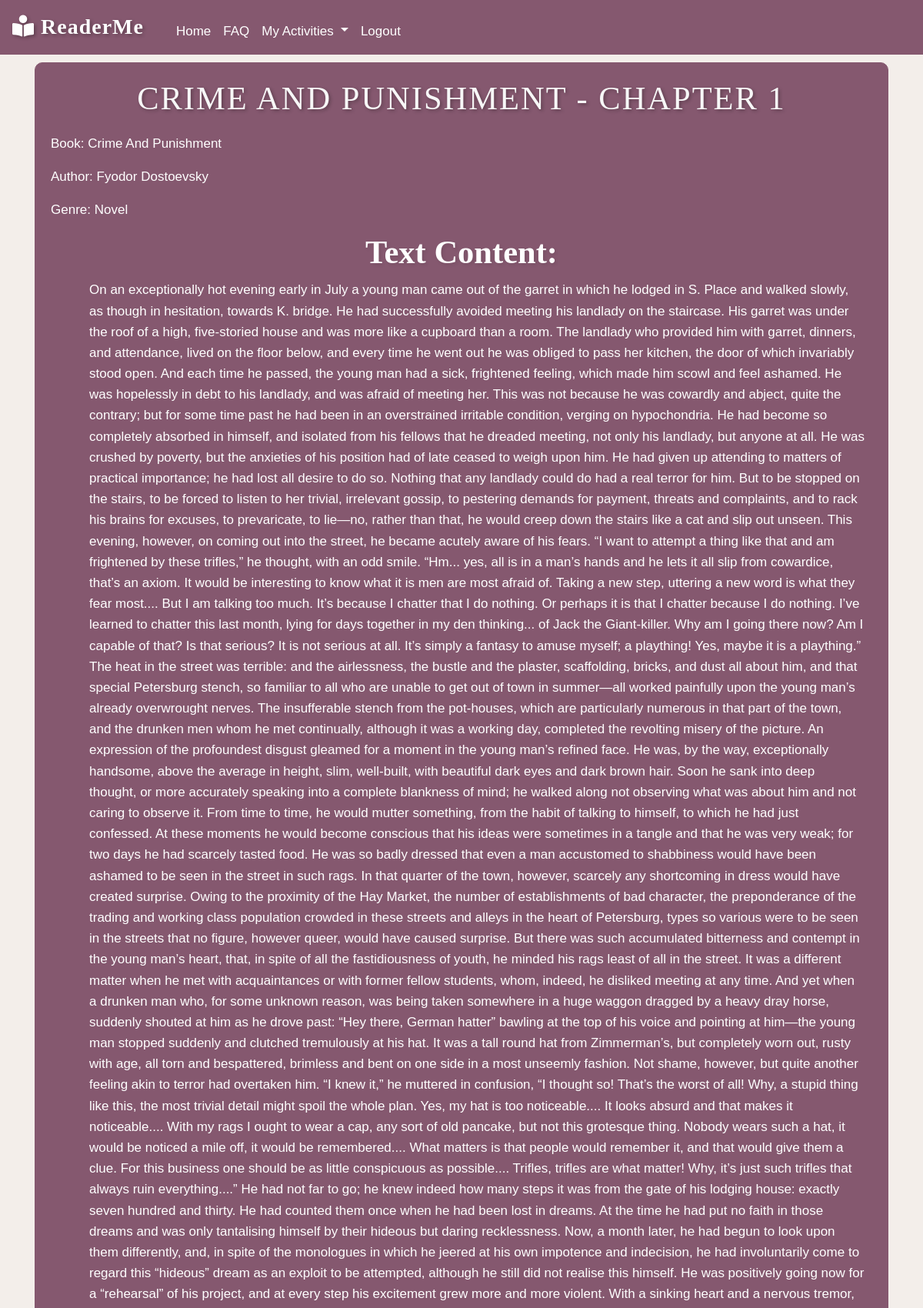
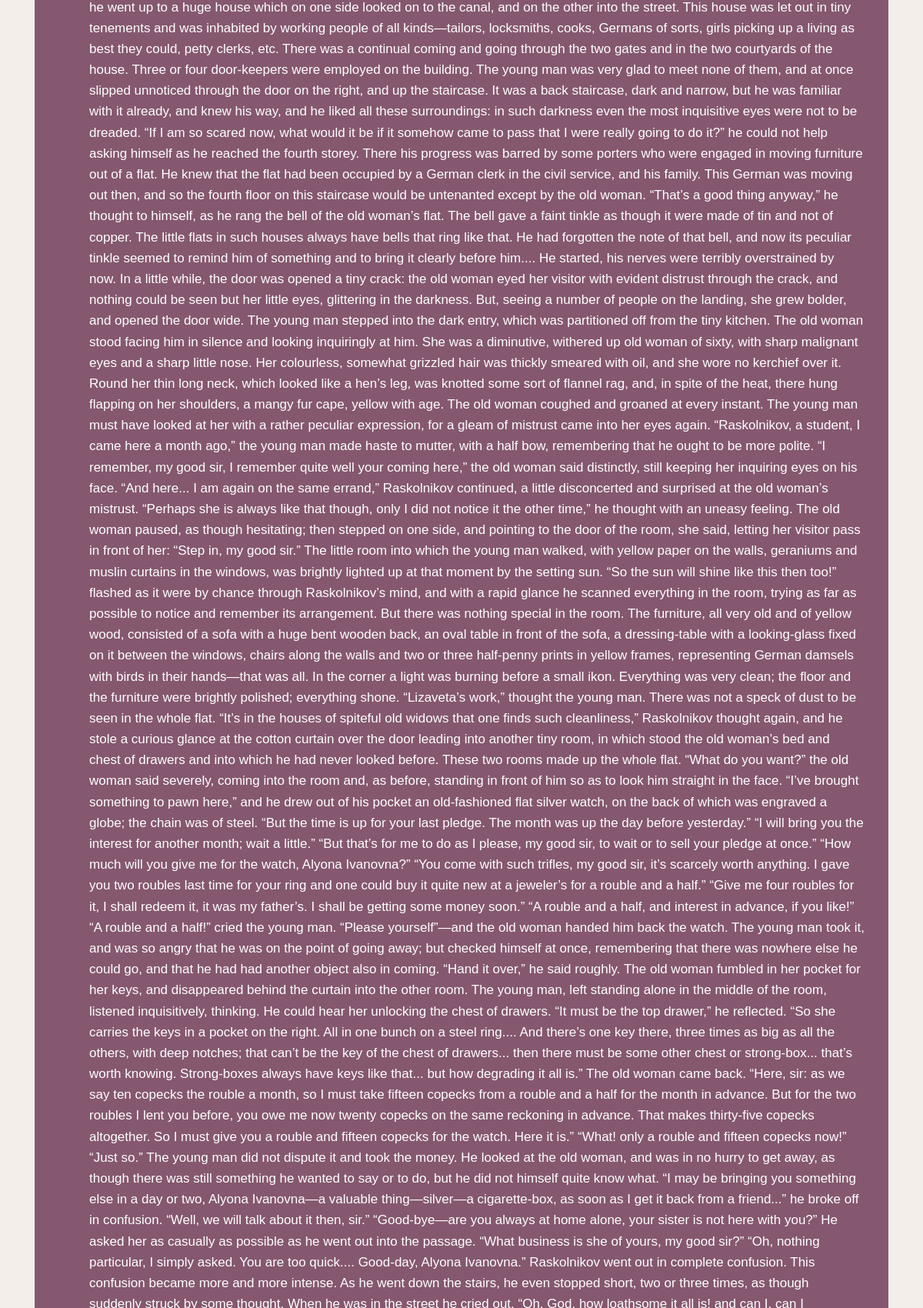
/chapter/8/ (upper part), run on the app's committed database (2 pictures, top to bottom).
### allbooks/models.py (models this page shows, shortened)
class Chapter(models.Model):
    title = models.CharField(max_length=255)
    book = models.ForeignKey(Book, on_delete=models.CASCADE)

class Book(models.Model):
    title = models.CharField(max_length=255)
    author = models.CharField(max_length=255)
    genre = models.CharField(max_length=255)
    description = models.TextField()
    collection = models.ForeignKey(Collection, on_delete=models.CASCADE)

### allbooks/views.py (the view)
# urls.py: path('chapter/<int:chapter_id>/', chapter_detail, name='chapter_detail'),
def chapter_detail(request, chapter_id):
    chapter = get_object_or_404(Chapter, pk=chapter_id)
    return render(request, 'allbooks/chapter_detail.html', {'chapter': chapter})

### allbooks/templates/allbooks/chapter_detail.html (shortened to what this page needs)
{% extends 'main/layout.html' %}
{% block content %}
{% include "main/navbar.html" %}
    <div class="container">
        <div class="book-catalog">
            <h2>{{ chapter.title }}</h2>
            <p>Book: {{ chapter.book.title }}</p>
            <p>Author: {{ chapter.book.author }}</p>
            <p>Genre: {{ chapter.book.genre }}</p>
            <h3 class="darkheader">Text Content:</h3>
            <ul>
            </ul>
        </div>
    </div>
{% endblock %}

### books/static/main/css/main.css (style rules this page uses)
body { background-color: #F3EEEA; color: #000000; font-family:'Lucida Sans', 'Lucida Sans Regular', 'Lucida Grande', 'Lucida Sans Unicode', Geneva, Verdana, sans-serif; font-size: 17px; line-height: 1.6; }
h2 { color: #f7f7f7; font-size: 2.5em; font-family:Georgia, 'Times New Roman', Times, serif; text-align: center; margin-bottom: 20px; text-transform: uppercase; letter-spacing: 2px; text-shadow: 2px 2px 4px rgba(0, 0, 0, 0.3); }
h3 { font-size: 2.5em; text-align: center; font-family:Arial, Helvetica, sans-serif; margin-top: 40px; text-shadow: 2px 2px 4px rgba(0, 0, 0, 0.1); font-weight:bold; color: #85586F; }
.darkheader { font-size: 2.5em; text-align: center; font-family:Arial, Helvetica, sans-serif; margin-top: 15px; text-shadow: 2px 2px 4px rgba(0, 0, 0, 0.1); font-weight:bold; color: #ffffff; font-family:Georgia, 'Times New Roman', Times, serif; }
.book-catalog { background-color: #85586F; border: 1px solid #85586F; border-radius: 10px; padding: 20px; margin-top: 10px; color: #FFFFFF; font-family: 'Gill Sans', 'Gill Sans MT', Calibri, 'Trebuchet MS', sans-serif; }
ul { margin: 10px }

### data on the page
Chapter: title "CRIME AND PUNISHMENT - CHAPTER 1", book "Crime And Punishment", book.author "Fyodor Dostoevsky", book.genre "Novel"
